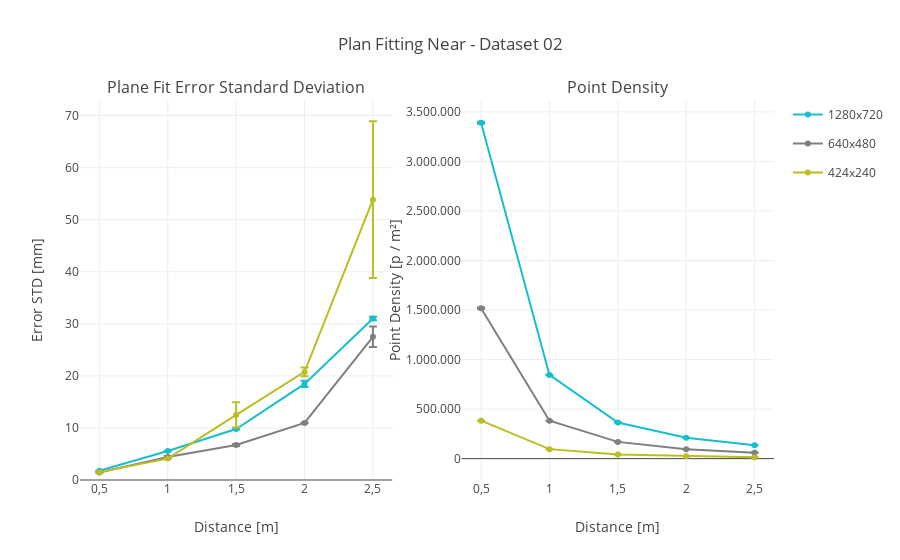

The notebook cell this image was saved under:
### Code cell
plotPlaneData(pcDataNear02, 'Plan Fitting Near - Dataset 02')

### Figure 1 — Plotly figure (JSON) as saved in the notebook; plotly's stock layout.template omitted (floating-point values rounded to 4 significant figures)
{"data": [{"error_y": {"array": [0.005142, 0.02971, 0.1016, 0.6102, 0.3446], "color": "rgb(23, 190, 207)", "symmetric": true, "type": "data", "visible": true}, "legendgroup": "1280x720", "line": {"color": "rgb(23, 190, 207)"}, "name": "1280x720", "showlegend": true, "type": "scatter", "x": [0.5, 1, 1.5, 2, 2.5], "xaxis": "x1", "y": [1.793, 5.565, 9.798, 18.46, 31.04], "yaxis": "y1"}, {"error_y": {"array": [0.0494, 0.1557, 0.1885, 0.09134, 1.96], "color": "rgb(127, 127, 127)", "symmetric": true, "type": "data", "visible": true}, "legendgroup": "640x480", "line": {"color": "rgb(127, 127, 127)"}, "name": "640x480", "showlegend": true, "type": "scatter", "x": [0.5, 1, 1.5, 2, 2.5], "xaxis": "x1", "y": [1.441, 4.434, 6.71, 10.97, 27.51], "yaxis": "y1"}, {"error_y": {"array": [0.03079, 0.05425, 2.423, 0.8404, 15.05], "color": "rgb(188, 189, 34)", "symmetric": true, "type": "data", "visible": true}, "legendgroup": "424x240", "line": {"color": "rgb(188, 189, 34)"}, "name": "424x240", "showlegend": true, "type": "scatter", "x": [0.5, 1, 1.5, 2, 2.5], "xaxis": "x1", "y": [1.51, 4.131, 12.5, 20.77, 53.85], "yaxis": "y1"}, {"error_y": {"array": [9969.0, 2361.0, 1190.0, 990.9, 706.3], "color": "rgb(23, 190, 207)", "symmetric": true, "type": "data", "visible": true}, "legendgroup": "1280x720", "line": {"color": "rgb(23, 190, 207)"}, "name": "1280x720", "showlegend": false, "type": "scatter", "x": [0.5, 1, 1.5, 2, 2.5], "xaxis": "x2", "y": [3390000.0, 845100.0, 365100.0, 210600.0, 135000.0], "yaxis": "y2"}, {"error_y": {"array": [7237.0, 347.0, 498.2, 175.3, 389.8], "color": "rgb(127, 127, 127)", "symmetric": true, "type": "data", "visible": true}, "legendgroup": "640x480", "line": {"color": "rgb(127, 127, 127)"}, "name": "640x480", "showlegend": false, "type": "scatter", "x": [0.5, 1, 1.5, 2, 2.5], "xaxis": "x2", "y": [1518000.0, 383100.0, 169100.0, 94960.0, 60430.0], "yaxis": "y2"}, {"error_y": {"array": [249.0, 32.76, 739.4, 139.4, 689.1], "color": "rgb(188, 189, 34)", "symmetric": true, "type": "data", "visible": true}, "legendgroup": "424x240", "line": {"color": "rgb(188, 189, 34)"}, "name": "424x240", "showlegend": false, "type": "scatter", "x": [0.5, 1, 1.5, 2, 2.5], "xaxis": "x2", "y": [383200.0, 95870.0, 41130.0, 23740.0, 13890.0], "yaxis": "y2"}], "layout": {"annotations": [{"font": {"size": 16}, "showarrow": false, "text": "Plane Fit Error Standard Deviation", "x": 0.225, "xanchor": "center", "xref": "paper", "y": 1, "yanchor": "bottom", "yref": "paper"}, {"font": {"size": 16}, "showarrow": false, "text": "Point Density", "x": 0.775, "xanchor": "center", "xref": "paper", "y": 1, "yanchor": "bottom", "yref": "paper"}], "separators": ",.", "title": "Plan Fitting Near - Dataset 02", "xaxis1": {"anchor": "y1", "domain": [0, 0.45], "title": "Distance [m]"}, "xaxis2": {"anchor": "y2", "domain": [0.55, 1], "title": "Distance [m]"}, "yaxis1": {"anchor": "x1", "domain": [0, 1], "range": [0, 73], "title": "Error STD [mm]"}, "yaxis2": {"anchor": "x2", "domain": [0, 1], "hoverformat": ",.2f", "tickformat": ",d", "title": "Point Density [p / m²]"}}}
